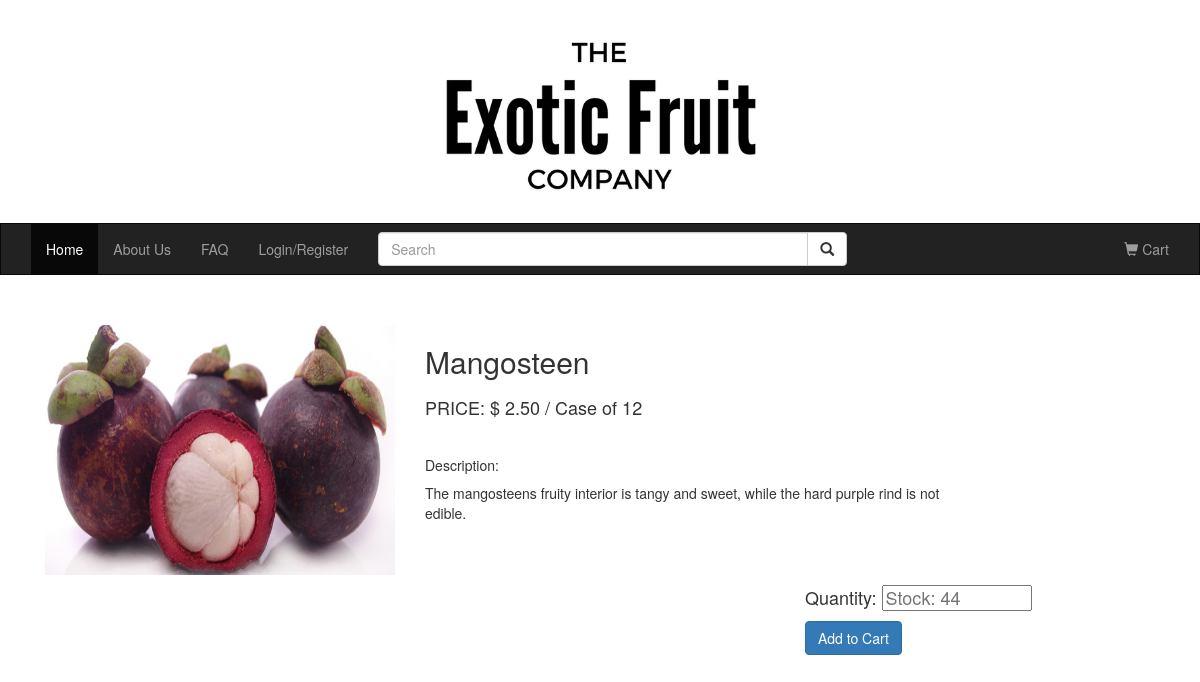
/allFruitInfo.php?prod_id=3, run on the app's committed database.
### tables this page shows
CREATE TABLE IF NOT EXISTS `product` (
  `prod_id` INT NOT NULL AUTO_INCREMENT COMMENT 'customer id',
  `prod_name` VARCHAR(200) NOT NULL COMMENT 'product name',
  `prod_desc` MEDIUMTEXT NOT NULL COMMENT 'product description',
  `stock_amount` INT NOT NULL,
  `unit_price` VARCHAR(45) NOT NULL,
  `photo` VARCHAR(200) NOT NULL,
  PRIMARY KEY (`prod_id`));

### src/model/db_functions.php (called while the page is built, shortened)
<?php
function getProductInfo($prod_id) {
    global $dbc;
		$query = 'SELECT prod_id, prod_name, prod_desc, stock_amount, unit_price, photo FROM product WHERE prod_id = (:prod_id)';
		$statement = $dbc->prepare($query);
    $statement->bindValue(':prod_id', $prod_id);
		$statement->execute();
		$productInfo = $statement->fetchAll();
		return $productInfo;
}
?>

### src/allFruitInfo.php (the view, shortened to what this page needs)
<?php
require_once 'model/db_connect.php';
require_once 'model/db_functions.php';
require_once 'view/header.php';
$prod_id = filter_input(INPUT_GET,  'prod_id', FILTER_VALIDATE_INT);
$productInfo = getProductInfo($prod_id);
for ($i = 0; $i < count($productInfo); $i++){
  $prod = $productInfo[$i];
}
$productStock = $prod['stock_amount'];
?>
<div class="container">
  <div class="container-fluid">
    <?php
      echo
       "<div class='row'>
            <div class='col-sm-4'><img src='" . $prod['photo'] . "' width='350px' height='250px'></div>
            <div class='col-sm-6'><h2>" . $prod['prod_name'] . "</h2></div>
            <div class='col-sm-6'><h4>PRICE: $ " . " " . $prod['unit_price'] . " / Case of 12</h4></div>
            <div class='col-sm-6'><br></div>
            <div class='col-sm-6'><h5>Description: </div>
            <div class='col-sm-6'>" . $prod['prod_desc'] ."</div>
        </div>
        "
    ?>
    <div class="row">
        <div class="col-sm-4"></div>
        <div class='col-sm-4'></div>
        <div class="col-sm-4">
            <div class="dropdown">
              <form action="addToCart.php" method="post" >
                <h4>Quantity:
                  <input type="number" style="width:150px" min="1" max="<?php print $productStock; ?>"name="quantity" placeholder="Stock: <?php print $productStock; ?>" />
                </h4>
            </div>
        </div>
    </div>
      <div class="row">
            <div class="col-sm-4"></div>
            <div class='col-sm-4'></div>
            <div class="col-sm-4">
                    <button type="submit" class="btn btn-primary btn-md">Add to Cart</button>
            </div>
      </div>
  </div>
</div>
<br>
<br>
</body>
</html>

### data on the page
product: photo (picture), prod_name "Mangosteen", unit_price "2.50", prod_desc "The mangosteens fruity interior is tangy and sweet, while the hard purple rind is not edible.", quantity "Stock: 44"
